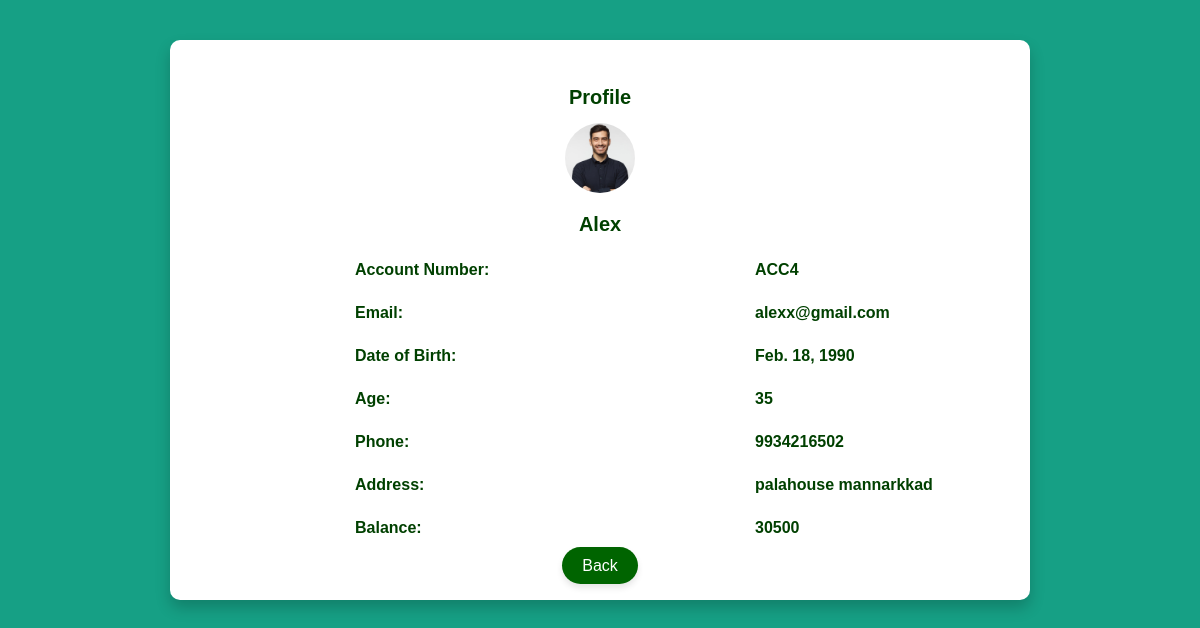
The page /profile/4/ (signed in) on the database as committed earlier.
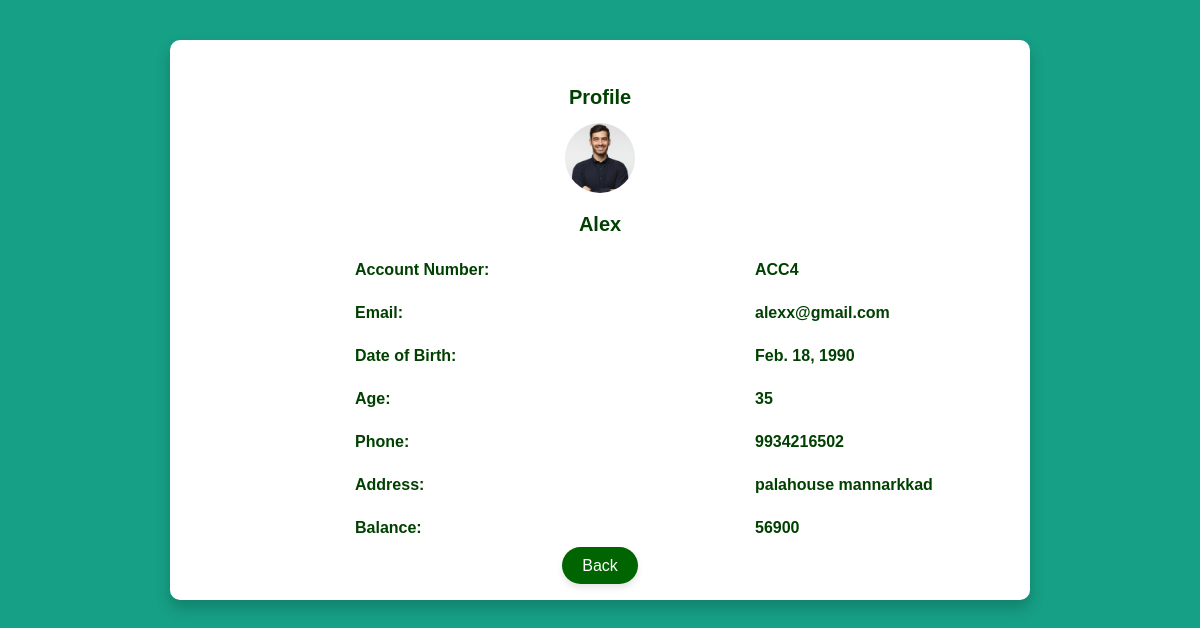
The same page on the database as committed later.
### appbank/models.py (models this page shows, shortened)
class Customer(models.Model):
    user = models.OneToOneField('CustomUser', on_delete=models.CASCADE, related_name='customer_profile')
    name = models.CharField(max_length=100)
    email = models.EmailField(unique=True)
    account_number = models.CharField(max_length=20, unique=True, blank=True, null=True)
    balance = models.DecimalField(max_digits=12, decimal_places=2, default=0.00)
    dob = models.DateField()
    age = models.IntegerField()
    pan_number = models.CharField(max_length=10)
    address = models.TextField()
    phone = models.CharField(max_length=15)
    aadhar_number = models.CharField(max_length=12)
    initial_amount = models.DecimalField(max_digits=12, decimal_places=2, default=0.00)
    profile_image = models.ImageField(upload_to='profile_images/', null=True, blank=True)
    class Meta:
        verbose_name = "Customer"
        verbose_name_plural = "Customers"

### appbank/views.py (the view)
# urls.py: path('profile/<int:user_id>/', views.profile_view, name='profile'),
def profile_view(request, user_id):
    customer = get_object_or_404(Customer, user__id=user_id)
    if not request.user.is_authenticated:
        return HttpResponseForbidden("You are not authorized to view this page.")
    if request.user.is_customer:
        if request.user.id != user_id:
            return HttpResponseForbidden("You are not authorized to view this page.")
        return render(request, 'profile.html', {'customer': customer})
    if request.user.is_banker:
        return render(request, 'banker_profile.html', {'customer': customer})
    return HttpResponseForbidden("You are not authorized to view this page.")

### templates/banker_profile.html (shortened to what this page needs)
<!DOCTYPE html>
<html lang="en">
<head>
    <link href="https://cdnjs.cloudflare.com/ajax/libs/font-awesome/6.0.0-beta3/css/all.min.css" rel="stylesheet">
</head>
<body>
    <div class="profile-form">
        <h2 style="line-height:20px;font-size:20px;">Profile</h2>
        <img src="{{ customer.profile_image.url }}" alt="Profile Image" class="profile-image">
        <h3 class="profile-name">{{ customer.name }}</h3>
        <div class="label-container">
            <label>Account Number:</label>
            <label>{{ customer.account_number }}</label>
        </div>
        <div class="label-container">
            <label>Email:</label>
            <label>{{ customer.email }}</label>
        </div>
        <div class="label-container">
            <label>Date of Birth:</label>
            <label>{{ customer.dob }}</label>
        </div>
        <div class="label-container">
            <label>Age:</label>
            <label>{{ customer.age }}</label>
        </div>
        <div class="label-container">
            <label>Phone:</label>
            <label>{{ customer.phone }}</label>
        </div>
         <div class="label-container">
            <label>Address:</label>
            <label>{{ customer.address }}</label>
        </div>
        <div class="label-container">
    <label>Balance:</label>
    <label>{{ customer.balance|add:customer.initial_amount }}</label>
</div>
        <a href="{% url 'view_users' %}" class="back-button">Back</a>
    </div>
</body>
</html>

Rows that differ between the two databases and show on the page:
changed Customer "Alex": balance|add "30500" → "56900"
